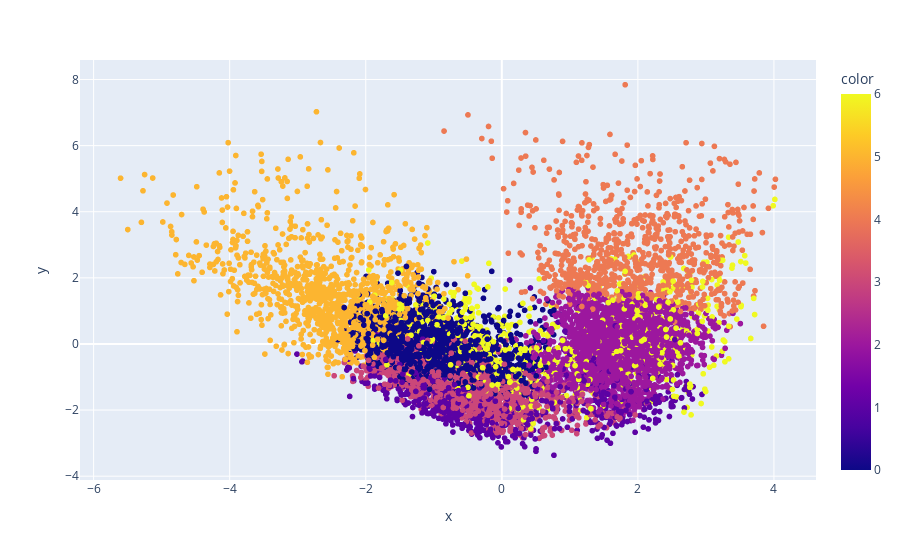

This figure's notebook cell:
### Code cell
# Plot the PCA results
fig = px.scatter(x = X_pca[:,0], y = X_pca[:,1], color = labels)
fig.show()

### Figure 1 — Plotly figure (JSON) as saved in the notebook; plotly's stock layout.template omitted (floating-point values rounded to 4 significant figures; data arrays with more than 128 entries replaced by an {"elided": "..."} marker saying what was removed)
{"data": [{"hovertemplate": "x=%{x}<br>y=%{y}<br>color=%{marker.color}<extra></extra>", "legendgroup": "", "marker": {"color": {"elided": "10000 int values"}, "coloraxis": "coloraxis", "symbol": "circle"}, "mode": "markers", "name": "", "showlegend": false, "type": "scattergl", "x": {"elided": "10000 float values"}, "xaxis": "x", "y": {"elided": "10000 float values"}, "yaxis": "y"}], "layout": {"coloraxis": {"colorbar": {"title": {"text": "color"}}, "colorscale": [[0, "#0d0887"], [0.1111, "#46039f"], [0.2222, "#7201a8"], [0.3333, "#9c179e"], [0.4444, "#bd3786"], [0.5556, "#d8576b"], [0.6667, "#ed7953"], [0.7778, "#fb9f3a"], [0.8889, "#fdca26"], [1, "#f0f921"]]}, "legend": {"tracegroupgap": 0}, "margin": {"t": 60}, "xaxis": {"anchor": "y", "domain": [0, 1], "title": {"text": "x"}}, "yaxis": {"anchor": "x", "domain": [0, 1], "title": {"text": "y"}}}}
